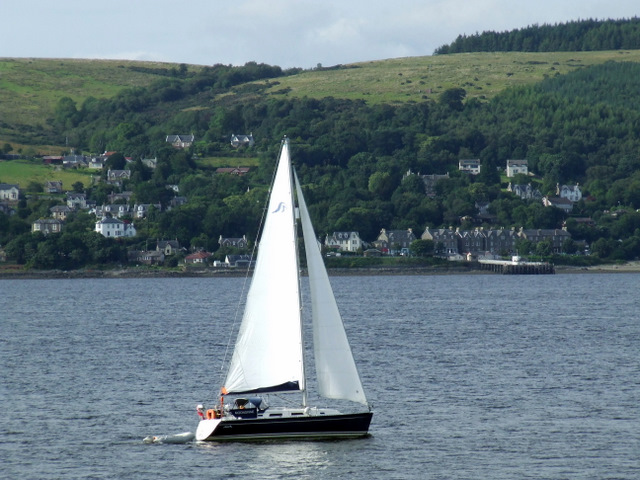
#> input picture images/Yacht.jpg, 640 x 480 px
$ python main.py
#> lines starting #> are read from the running program, lines starting #| are printed output that depends on the picture
import cv2
import numpy as np
import matplotlib.pyplot as plt

def load_image_local(path: str) -> np.ndarray:
    """Wczytuje obraz z dysku (w formacie BGR zgodnym z OpenCV)."""
#> called with path = 'images/Yacht.jpg'
    img = cv2.imread(path)
#> img is the input picture: shape (480, 640, 3); mean B, G, R 125.5, 117.7, 100.5
#| Oryginalny rozmiar (szer x wys): 640 x 480
    if img is None:
        raise FileNotFoundError(f"Nie znaleziono pliku: {path}")
    return img

def show_image(img: np.ndarray, title: str = "Obraz", is_gray: bool = False):
    """Wyświetla obraz za pomocą matplotlib."""
    plt.figure()
    if is_gray:
        plt.imshow(img, cmap="gray")
    else:
        # Konwersja BGR (OpenCV) -> RGB (matplotlib)
        img_rgb = cv2.cvtColor(img, cv2.COLOR_BGR2RGB)
        plt.imshow(img_rgb)
    plt.title(title)
    plt.axis("off")
    plt.show()

def resize_half(img: np.ndarray) -> np.ndarray:
    """Zmniejsza obraz o 50% w obu wymiarach."""
    h, w = img.shape[:2]
#> h = 480; w = 640
    new_w = w // 2
#> new_w = 320
    new_h = h // 2
#> new_h = 240
    resized = cv2.resize(img, (new_w, new_h), interpolation=cv2.INTER_AREA)
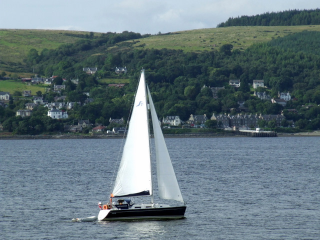
#> resized: shape (240, 320, 3); mean B, G, R 125.6, 117.9, 100.6
#| Po zmniejszeniu 50% (szer x wys): 320 x 240
    return resized

def to_grayscale(img: np.ndarray) -> np.ndarray:
    """Konwertuje obraz BGR do odcieni szarości."""
    gray = cv2.cvtColor(img, cv2.COLOR_BGR2GRAY)
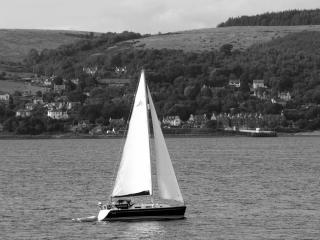
#> gray: shape (240, 320); min 0, max 255, mean 113.6
    return gray

def rotate_90_clockwise(img: np.ndarray) -> np.ndarray:
    """Obraca obraz o 90 stopni zgodnie z ruchem wskazówek zegara."""
    rotated = cv2.rotate(img, cv2.ROTATE_90_CLOCKWISE)
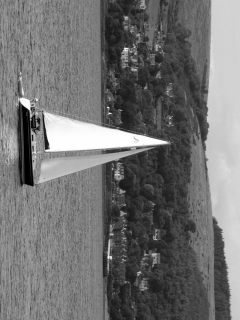
#> rotated: shape (320, 240); min 0, max 255, mean 113.6
    return rotated

def main():
    # Ścieżka do obrazu – upewnij się, że plik jest w folderze images/
    path = "images/Yacht.jpg"

    # 0. Wczytanie obrazu
    original = load_image_local(path)

    print("Oryginalny rozmiar (szer x wys):", original.shape[1], "x", original.shape[0])

    # 1. Zmniejszenie rozdzielczości
    resized = resize_half(original)
    print("Po zmniejszeniu 50% (szer x wys):", resized.shape[1], "x", resized.shape[0])

    show_image(original, title="Oryginalny obraz")
    show_image(resized, title="Po zmniejszeniu 50%")

    # 2. Grayscale
    gray = to_grayscale(resized)
    show_image(gray, title="Po konwersji do szarości", is_gray=True)

    # 3. Obrót o 90°
    rotated = rotate_90_clockwise(gray)
    show_image(rotated, title="Po obrocie o 90°", is_gray=True)

    # 4. Wyświetlenie macierzy
    print("Kształt macierzy po wszystkich operacjach:", rotated.shape)
#| Kształt macierzy po wszystkich operacjach: (320, 240)
    print("Fragment macierzy (pierwsze 5x5 pikseli):")
    print(rotated[:5, :5])
#| [[121 144 138 137 114]
#|  [116 135 138 140 120]
#|  [128 126 138 125 137]
#|  [141 114 137 128 126]
#|  [123 109 134 119 124]]

if __name__ == "__main__":
    main()
